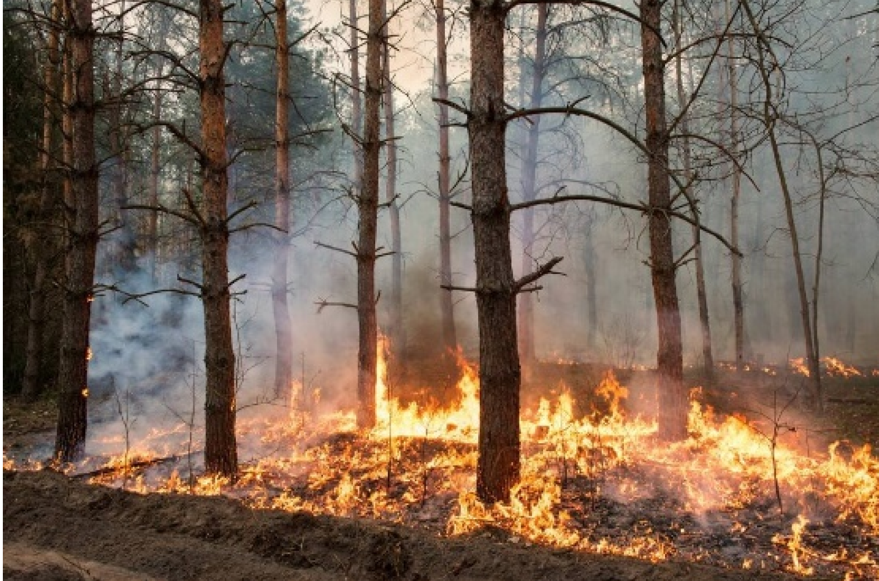
#> input picture fire_sample.png, 879 x 581 px
$ python segementation.py
#> lines starting #> are read from the running program, lines starting #| are printed output that depends on the picture; after the words box and inside, x2 and y2 are one past the last pixel; in counts of white or black regions, pixels touching at a corner belong together
import cv2
import numpy as np
import matplotlib.pyplot as plt

# Load input image
image = cv2.imread('fire_sample.png')  # Replace with your image
#> image is the input picture: shape (581, 879, 3); mean B, G, R 86, 102, 122.1
image_rgb = cv2.cvtColor(image, cv2.COLOR_BGR2RGB)

# Convert image to HSV and YCbCr color spaces
image_hsv = cv2.cvtColor(image, cv2.COLOR_BGR2HSV)
#> image_hsv: shape (581, 879, 3); mean H, S, V 28, 85.4, 123.6
image_ycbcr = cv2.cvtColor(image, cv2.COLOR_BGR2YCrCb)
#> image_ycbcr: shape (581, 879, 3); mean of channels 0, 1, 2 106.2, 139.3, 116.6

# Split channels
H, S, V = cv2.split(image_hsv)
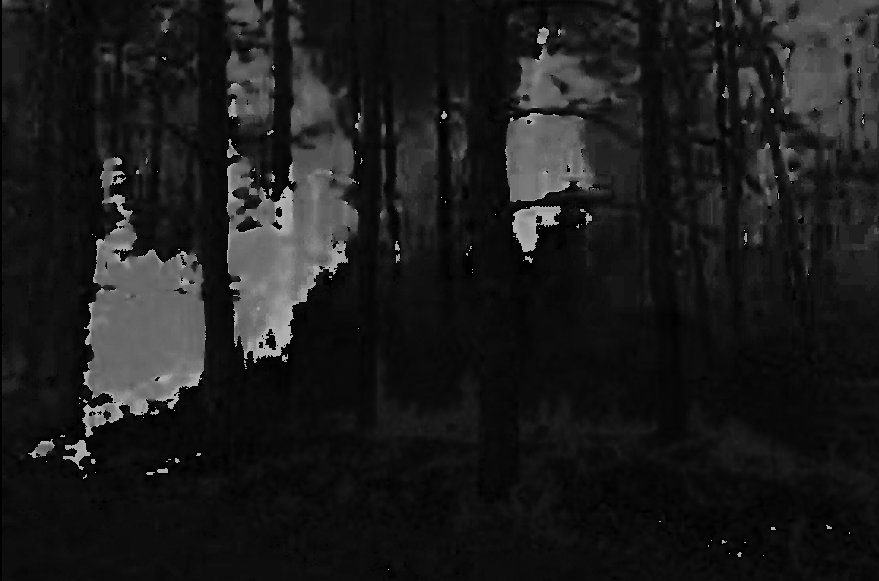
#> H: shape (581, 879); min 0, max 179, mean 28
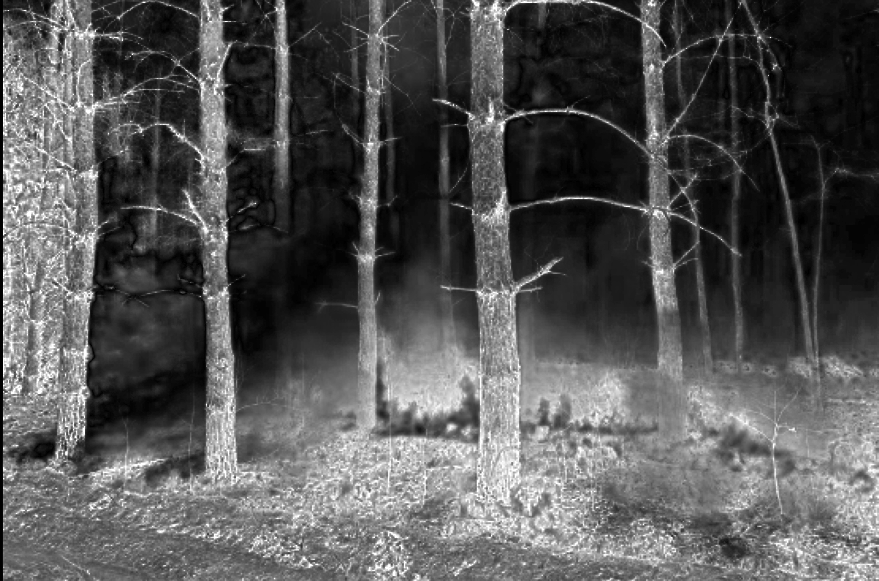
#> S: shape (581, 879); min 0, max 255, mean 85.4
Y, Cr, Cb = cv2.split(image_ycbcr)
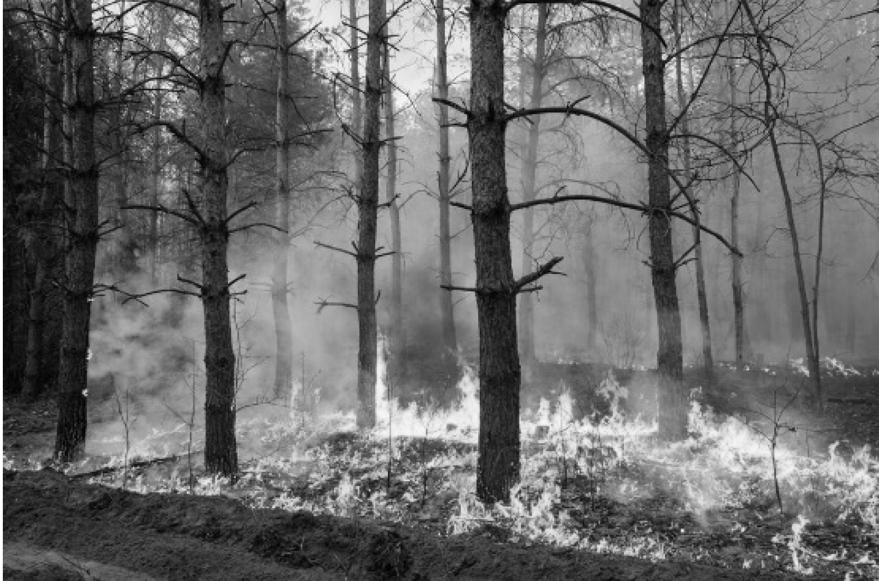
#> Y: shape (581, 879); min 1, max 255, mean 106.2
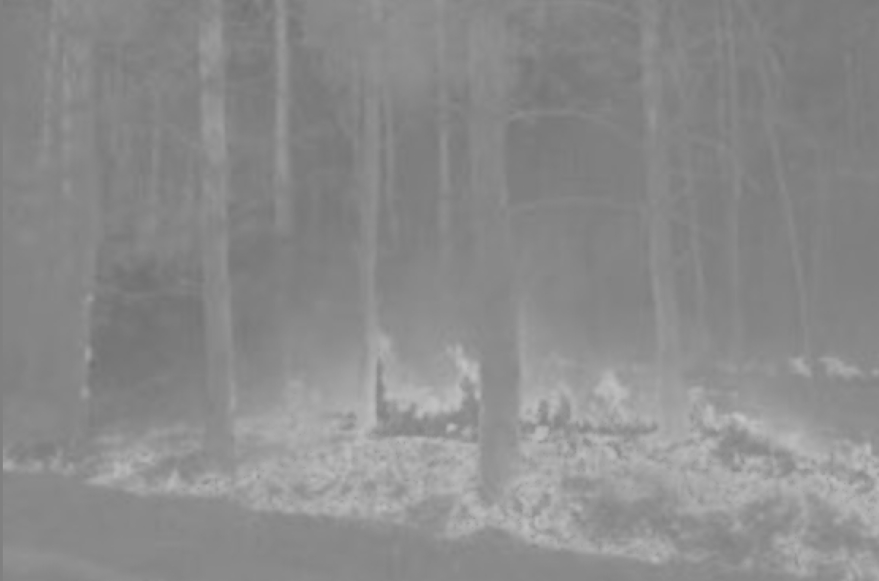
#> Cr: shape (581, 879); min 112, max 196, mean 139.3
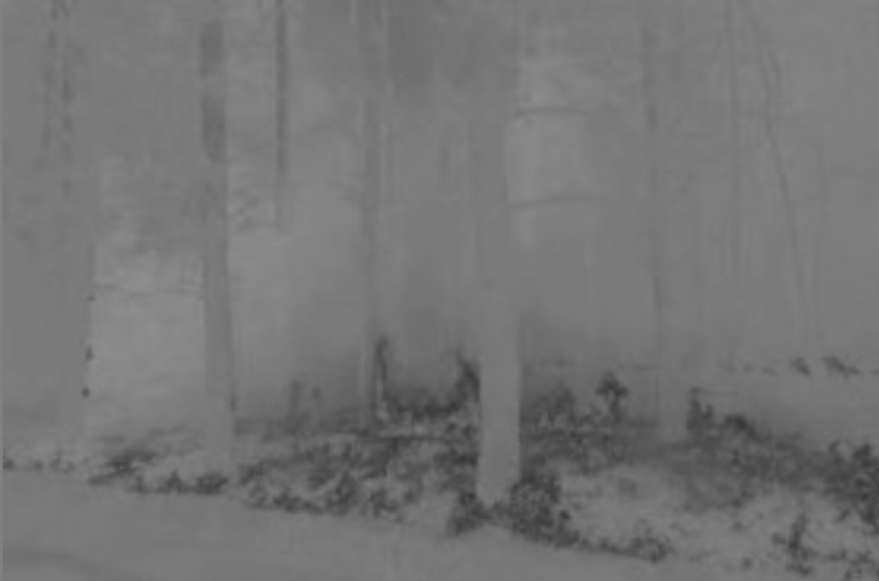
#> Cb: shape (581, 879); min 56, max 143, mean 116.6

# Fire detection thresholds (based on given criteria)
hsv_mask = (H >= 0) & (H <= 50) & (S > 100) & (V > 150)
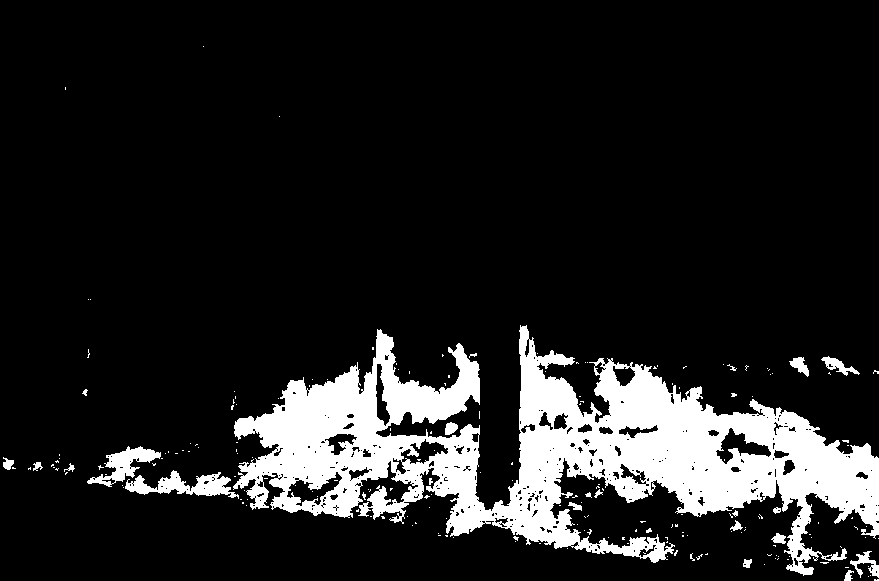
#> hsv_mask: shape (581, 879) bool; 13.2% white; 201 white regions (178 under 20 px), largest, box (x1, y1, x2, y2) and area: (233, 325, 879, 576) 62800, (125, 470, 239, 499) 1437, (87, 446, 161, 487) 1109
ycbcr_mask = (Cr > 135) & (Cb < 120) & (Y > 140)
#> ycbcr_mask: shape (581, 879) bool; 13% white; 486 white regions (399 under 20 px), largest, box (x1, y1, x2, y2) and area: (493, 375, 879, 547) 23743, (235, 332, 480, 488) 16682, (387, 0, 438, 98) 3914

# Combine masks using logical AND
fire_mask = hsv_mask & ycbcr_mask
#> fire_mask: shape (581, 879) bool; 8.2% white; 358 white regions (305 under 20 px), largest, box (x1, y1, x2, y2) and area: (493, 375, 879, 547) 21741, (235, 332, 480, 488) 10984, (424, 447, 494, 535) 1948

# Create a fire-highlighted image
fire_highlighted = image_rgb.copy()
fire_highlighted[fire_mask] = [255, 0, 0]  # Red color overlay for detected fire pixels
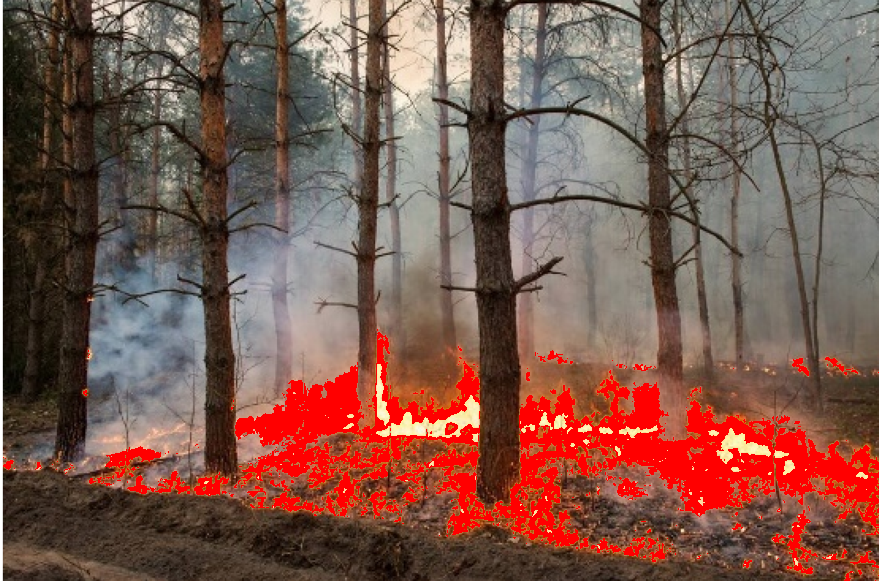
#> fire_highlighted: shape (581, 879, 3); mean R, G, B 124.2, 88.5, 77.7

# Visualization
plt.figure(figsize=(12, 6))
plt.subplot(1, 3, 1)
plt.imshow(image_rgb)
plt.title('Original Image')
plt.axis('off')

plt.subplot(1, 3, 2)
plt.imshow(fire_mask, cmap='gray')
plt.title('Fire Mask')
plt.axis('off')

plt.subplot(1, 3, 3)
plt.imshow(fire_highlighted)
plt.title('Fire Segmentation')
plt.axis('off')

plt.tight_layout()
plt.show()
